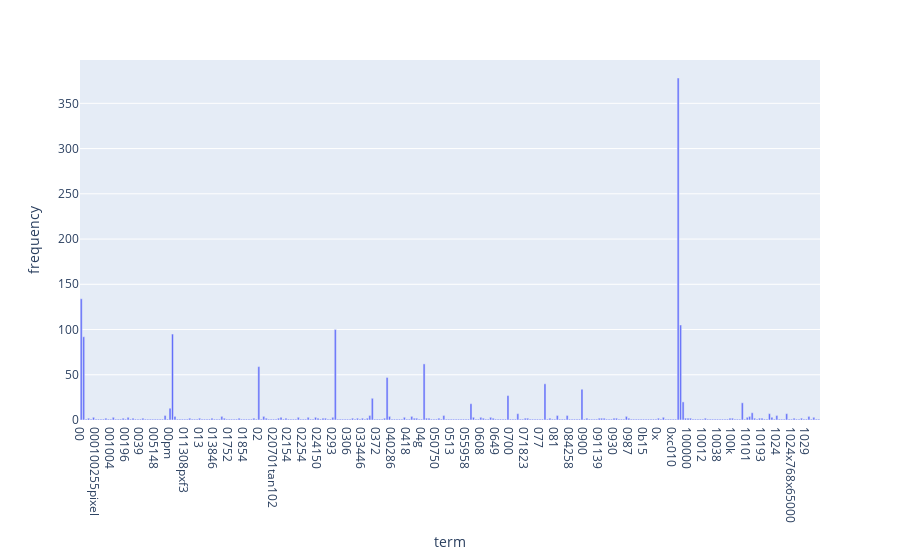

Notebook code for this chart:
### Markdown cell above
### >>> **Exercise 12 (take home):**
If you want a nicer interactive visualization here, I would encourage you try to install and use plotly to achieve this.

### Code cell
# Answer here
import plotly.express as px

df = pd.DataFrame({"term": count_vect.get_feature_names_out()[:300],"frequency" :term_frequencies[:300] })
print(df)
fig = px.bar(df, x="term", y="frequency")
fig.show()

### Figure 1 — Plotly figure (JSON) as saved in the notebook; plotly's stock layout.template omitted (floating-point values rounded to 4 significant figures; data arrays with more than 128 entries replaced by an {"elided": "..."} marker saying what was removed)
{"data": [{"hovertemplate": "term=%{x}<br>frequency=%{y}<extra></extra>", "legendgroup": "", "marker": {"color": "#636efa", "pattern": {"shape": ""}}, "name": "", "orientation": "v", "showlegend": false, "textposition": "auto", "type": "bar", "x": {"elided": "300 str values"}, "xaxis": "x", "y": {"elided": "300 int values"}, "yaxis": "y"}], "layout": {"barmode": "relative", "legend": {"tracegroupgap": 0}, "margin": {"t": 60}, "xaxis": {"anchor": "y", "domain": [0, 1], "title": {"text": "term"}}, "yaxis": {"anchor": "x", "domain": [0, 1], "title": {"text": "frequency"}}}}
